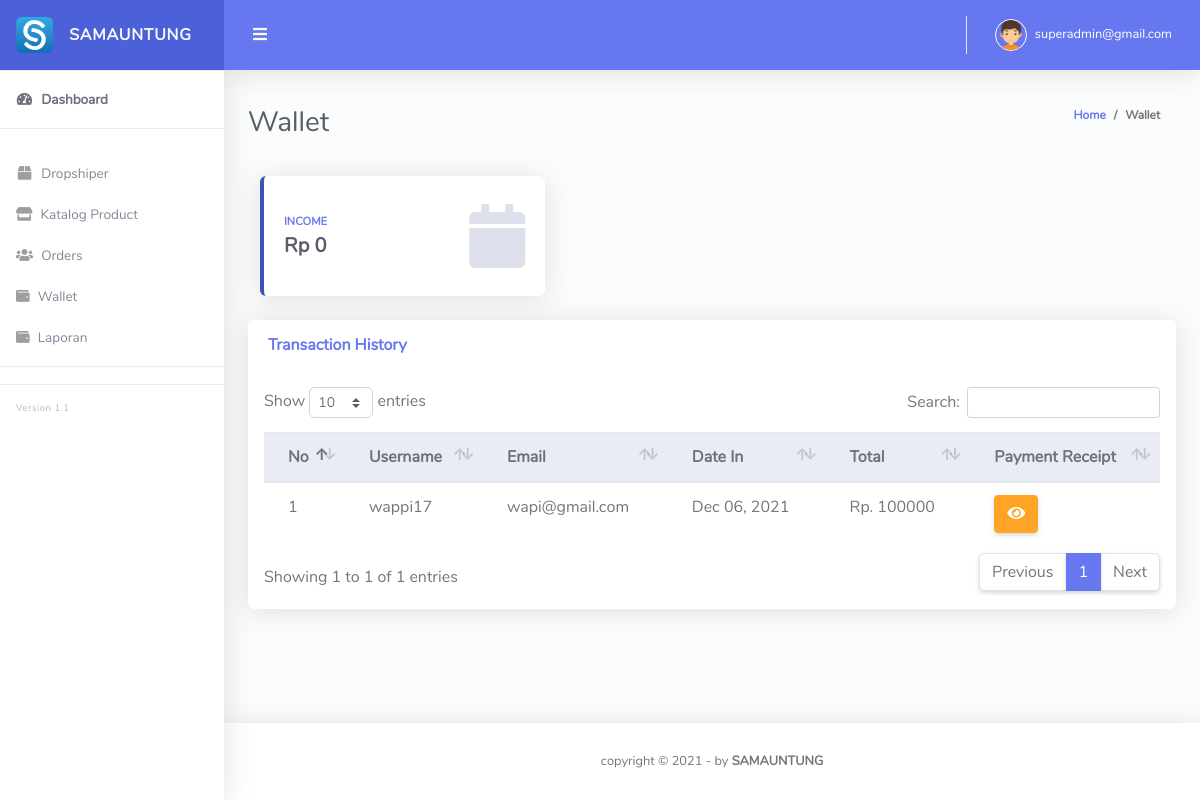
Page /Admin_samauntung/wallet.php (signed in) on the earlier database version.
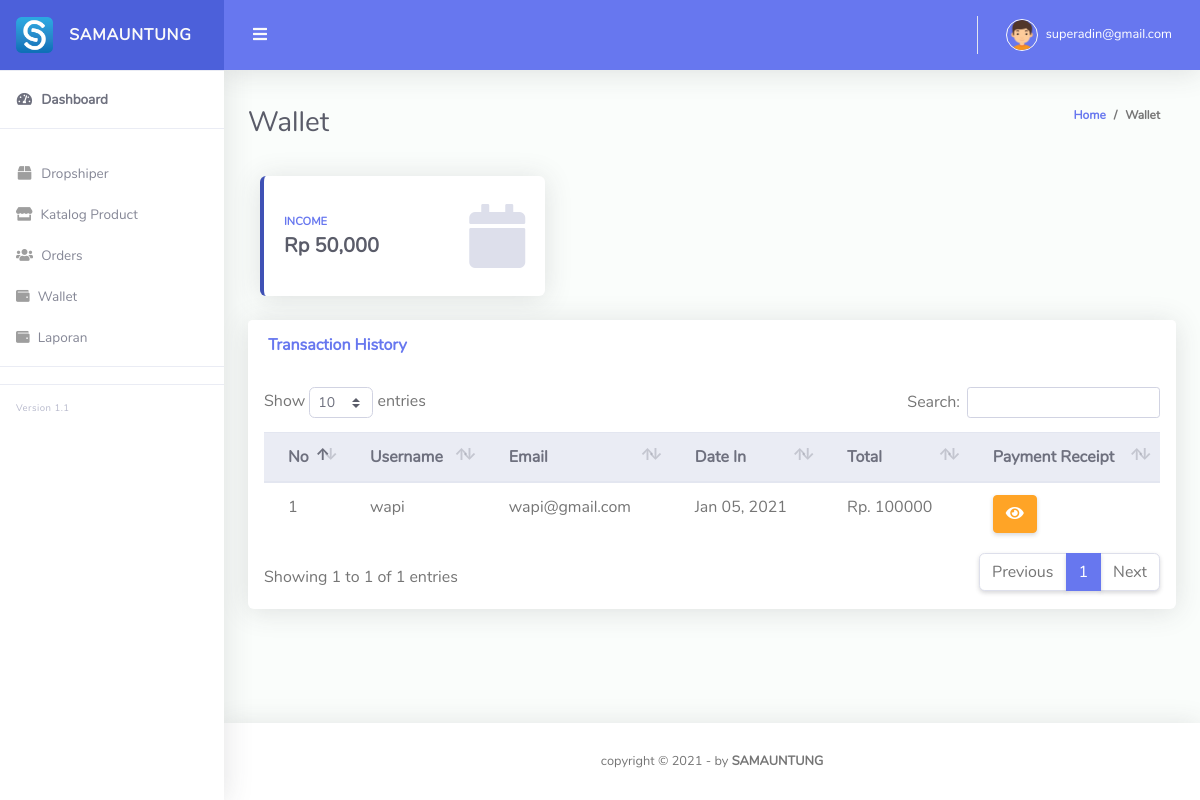
Same page on the later database version.
### tables this page shows
CREATE TABLE `pesanan_detail` (
  `id_pesanan_detail` int(11) NOT NULL,
  `id_pesanan` int(11) NOT NULL,
  `id_customer` int(11) NOT NULL,
  `id_produk` int(11) NOT NULL,
  `jumlah` int(11) NOT NULL,
  `subtotal` int(11) NOT NULL
);

CREATE TABLE `customer` (
  `id_customer` int(11) NOT NULL,
  `username` varchar(100) NOT NULL,
  `nama` varchar(100) NOT NULL,
  `email_cs` varchar(255) NOT NULL,
  `alamat` varchar(255) NOT NULL,
  `date_register` date NOT NULL,
  `foto` varchar(255) NOT NULL
);

CREATE TABLE `pesanan` (
  `id_pesanan` int(11) NOT NULL,
  `tanggal_pesanan` date NOT NULL,
  `tanggal_terima` date NOT NULL,
  `status` enum('proses','sudah bayar','selesai') NOT NULL,
  `total` int(11) NOT NULL,
  `ongkir` int(11) NOT NULL,
  `bukti_bayar` varchar(255) NOT NULL,
  `keterangan` text NOT NULL
);

### Admin_samauntung/config/function.php (called while the page is built, shortened)
<?php
$servername = "localhost";
$database = "u1694897_b_reg_6_db";
$username = "u1694897_b_reg_6";
$password =  "jtipolije";
$conn = mysqli_connect($servername, $username, $password, $database);
function query($query){
    global $conn;
    $result = mysqli_query($conn, $query);
    $rows = [];
    while( $row = mysqli_fetch_assoc($result)){
        $rows[] = $row;
    }
    return $rows;
}

### Admin_samauntung/wallet.php (the view, shortened to what the changed rows need)
<?php
require "config/function.php";
?>
<!DOCTYPE html>
<html lang="en">
<head>
  <link href="vendor/fontawesome-free/css/all.min.css" rel="stylesheet" type="text/css">
  <link href="vendor/bootstrap/css/bootstrap.min.css" rel="stylesheet" type="text/css">
  <link href="css/ruang-admin.min.css" rel="stylesheet">
  <link href="vendor/datatables/dataTables.bootstrap4.min.css" rel="stylesheet">
</head>
<body id="page-top">
  <div id="wrapper">
    <div id="content-wrapper" class="d-flex flex-column">
      <div id="content">
        <?php require "components/topbar.php"?>
        <div class="container-fluid" id="container-wrapper">
          <div class="d-sm-flex align-items-center justify-content-between mb-4">
            <h1 class="h3 mb-0 text-gray-800">Wallet</h1>
          </div>
        </div>
        <div class="container-fluid">
        <?php
          $monthlyTrans = query("SELECT total FROM pesanan WHERE status = 'selesai'");
          $monthlySum = 0;
          for ($i = 0; $i < count($monthlyTrans); $i++) {
            $monthlySum = $monthlySum + $monthlyTrans[$i]['total'];
          }
          ?>
        <div class="col-xl-4 mb-4">
              <div class="card border-left-primary shadow h-100 py-2">
                <div class="card-body">
                  <div class="row no-gutters align-items-center">
                    <div class="col mr-2">
                      <div class="text-xs font-weight-bold text-primary text-uppercase mb-1">Income</div>
                      <div class="h5 mb-0 font-weight-bold text-gray-800">Rp <?= number_format($monthlySum, 0, "", ","); ?></div>
                    </div>
                  </div>
                </div>
              </div>
            </div>
          <div class="row">
            <div class="col-lg-12">
              <div class="card mb-4">
                <div class="table-responsive p-3">
                  <table class="table align-items-center table-flush" id="dataTable">
                    <thead class="thead-light">
                      <tr>
                        <th>No</th>
                        <th>Username</th>
                        <th>Email</th>
                        <th>Date In</th>
                        <th>Total</th>
                        <th>Payment Receipt</th>
                      </tr>
                    </thead>
                    <tbody>
                      <?php $i=1 ?>
                      <?php
                      $query = "SELECT * FROM pesanan_detail
                      INNER JOIN produk ON pesanan_detail.id_produk = produk.id_produk
                      INNER JOIN pesanan ON pesanan_detail.id_pesanan = pesanan.id_pesanan
                      INNER JOIN customer ON pesanan_detail.id_customer = customer.id_customer
                      ";
                      $sql_rm = mysqli_query($conn, $query) or die (mysqli_error($conn));
                      while ($data = mysqli_fetch_array($sql_rm)) {
                      ?>
                      <tr>
                        <td scope="row"><?= $i++ ?></td>
                        <td><?= $data['username']; ?></td>
                        <td><?= $data['email_cs']; ?></td>
                        <td><?=date('M d, Y', strtotime($data["tanggal_pesanan"]))?></td>
                        <td>Rp. <?= $data['total']; ?></td>
                        <td><a href="detail_wallet.php?id=<?=$data["id_pesanan"]?>" class="btn btn-warning" id=set_dtl" data-toggle="modal" data-target="#wallet-detail"><i class="fas fa-eye"></i></a>
                        </td>
                      </tr>
                      <?php } ?>
                    </tbody>
                  </table>
                </div>
              </div>
            </div>
          </div>
        </div>
      </div>
    </div>
  </div>
</body>
</html>

### Admin_samauntung/components/topbar.php (shortened to what the changed rows need)
<nav class="navbar navbar-expand navbar-light bg-navbar topbar mb-4 static-top">
          <ul class="navbar-nav ml-auto">
            <li class="nav-item dropdown no-arrow">
              <a class="nav-link dropdown-toggle" href="#" id="userDropdown" role="button" data-toggle="dropdown"
                aria-haspopup="true" aria-expanded="false">
                <img class="img-profile rounded-circle" src="img/boy.png" style="max-width: 60px">
                <span class="ml-2 d-none d-lg-inline text-white small"><?= $_SESSION['email-admin']; ?></span>
              </a>
            </li>
          </ul>
        </nav>

Differences in the rows shown:
removed pesanan_detail: id_customer.username "wappi17", id_customer.email_cs "wapi@gmail.com", id_pesanan.tanggal_pesanan "Dec 06, 2021", id_pesanan.total "100000"
added pesanan_detail: id_customer.username "wapi", id_customer.email_cs "wapi@gmail.com", id_pesanan.tanggal_pesanan "Jan 05, 2021", id_pesanan.total "100000"
Other differences:
$_SESSION['email-admin']: "superadmin@gmail.com" → "superadin@gmail.com"
$monthlySum: "0" → "50,000"
